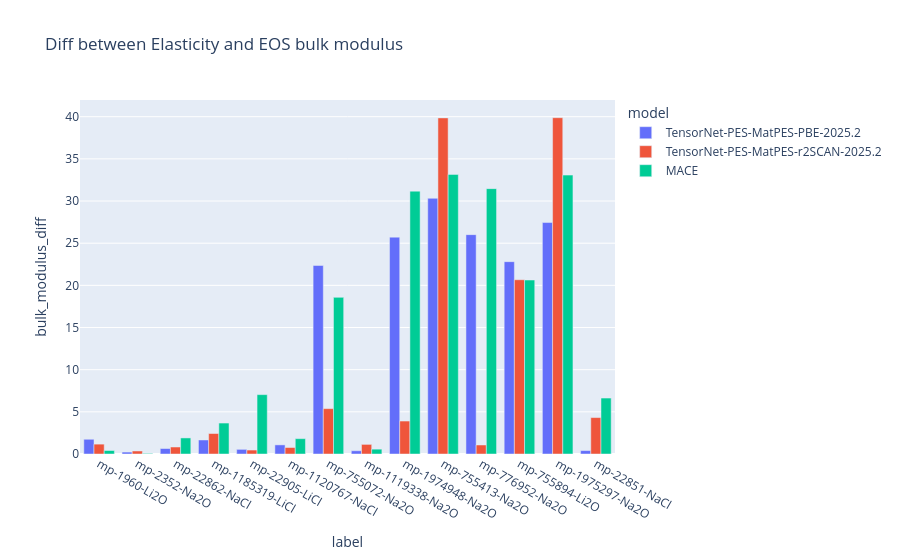

The code cell stored with this chart in its notebook:
### Markdown cell above
This is strange, but the EOSCalc results seem to make more sense. TensorNet-MatPES-PBE and MACE-MPA-0 are expected to yield similar results since they are based on the same PBE functional. The TensorNet-MatPES-r2SCAN foundation potential is expected to yield different results. The ElasticityCalc results show large differences between TensorNet-MatPES-PBE and MACE-MPA-0, but the EOSCalc shows much smaller differences. Let us compare the differences within the same model.

### Code cell
df_preds["bulk_modulus_diff"] = (df_preds["bulk_modulus_vrh"] - df_preds["bulk_modulus_bm"]).abs()
px.bar(data_frame=df_preds, x="label", y="bulk_modulus_diff", color="model", barmode="group", title="Diff between Elasticity and EOS bulk modulus")

### Figure 1 — Plotly figure (JSON) as saved in the notebook; plotly's stock layout.template omitted (floating-point values rounded to 4 significant figures)
{"data": [{"alignmentgroup": "True", "hovertemplate": "model=TensorNet-PES-MatPES-PBE-2025.2<br>label=%{x}<br>bulk_modulus_diff=%{y}<extra></extra>", "legendgroup": "TensorNet-PES-MatPES-PBE-2025.2", "marker": {"color": "#636efa", "pattern": {"shape": ""}}, "name": "TensorNet-PES-MatPES-PBE-2025.2", "offsetgroup": "TensorNet-PES-MatPES-PBE-2025.2", "orientation": "v", "showlegend": true, "textposition": "auto", "type": "bar", "x": ["mp-1960-Li2O", "mp-2352-Na2O", "mp-22862-NaCl", "mp-1185319-LiCl", "mp-22905-LiCl", "mp-1120767-NaCl", "mp-755072-Na2O", "mp-1119338-Na2O", "mp-1974948-Na2O", "mp-755413-Na2O", "mp-776952-Na2O", "mp-755894-Li2O", "mp-1975297-Na2O", "mp-22851-NaCl"], "xaxis": "x", "y": [1.747, 0.2291, 0.6491, 1.664, 0.5501, 1.081, 22.36, 0.3854, 25.72, 30.32, 26.01, 22.81, 27.45, 0.4044], "yaxis": "y"}, {"alignmentgroup": "True", "hovertemplate": "model=TensorNet-PES-MatPES-r2SCAN-2025.2<br>label=%{x}<br>bulk_modulus_diff=%{y}<extra></extra>", "legendgroup": "TensorNet-PES-MatPES-r2SCAN-2025.2", "marker": {"color": "#EF553B", "pattern": {"shape": ""}}, "name": "TensorNet-PES-MatPES-r2SCAN-2025.2", "offsetgroup": "TensorNet-PES-MatPES-r2SCAN-2025.2", "orientation": "v", "showlegend": true, "textposition": "auto", "type": "bar", "x": ["mp-1960-Li2O", "mp-2352-Na2O", "mp-22862-NaCl", "mp-1185319-LiCl", "mp-22905-LiCl", "mp-1120767-NaCl", "mp-755072-Na2O", "mp-1119338-Na2O", "mp-1974948-Na2O", "mp-755413-Na2O", "mp-776952-Na2O", "mp-755894-Li2O", "mp-1975297-Na2O", "mp-22851-NaCl"], "xaxis": "x", "y": [1.171, 0.3569, 0.8278, 2.43, 0.4682, 0.7682, 5.379, 1.139, 3.908, 39.86, 1.069, 20.67, 39.88, 4.32], "yaxis": "y"}, {"alignmentgroup": "True", "hovertemplate": "model=MACE<br>label=%{x}<br>bulk_modulus_diff=%{y}<extra></extra>", "legendgroup": "MACE", "marker": {"color": "#00cc96", "pattern": {"shape": ""}}, "name": "MACE", "offsetgroup": "MACE", "orientation": "v", "showlegend": true, "textposition": "auto", "type": "bar", "x": ["mp-1960-Li2O", "mp-2352-Na2O", "mp-22862-NaCl", "mp-1185319-LiCl", "mp-22905-LiCl", "mp-1120767-NaCl", "mp-755072-Na2O", "mp-1119338-Na2O", "mp-1974948-Na2O", "mp-755413-Na2O", "mp-776952-Na2O", "mp-755894-Li2O", "mp-1975297-Na2O", "mp-22851-NaCl"], "xaxis": "x", "y": [0.4139, 0.06793, 1.906, 3.671, 7.04, 1.819, 18.58, 0.5743, 31.17, 33.16, 31.47, 20.63, 33.08, 6.636], "yaxis": "y"}], "layout": {"barmode": "group", "legend": {"title": {"text": "model"}, "tracegroupgap": 0}, "title": {"text": "Diff between Elasticity and EOS bulk modulus"}, "xaxis": {"anchor": "y", "domain": [0, 1], "title": {"text": "label"}}, "yaxis": {"anchor": "x", "domain": [0, 1], "title": {"text": "bulk_modulus_diff"}}}}
